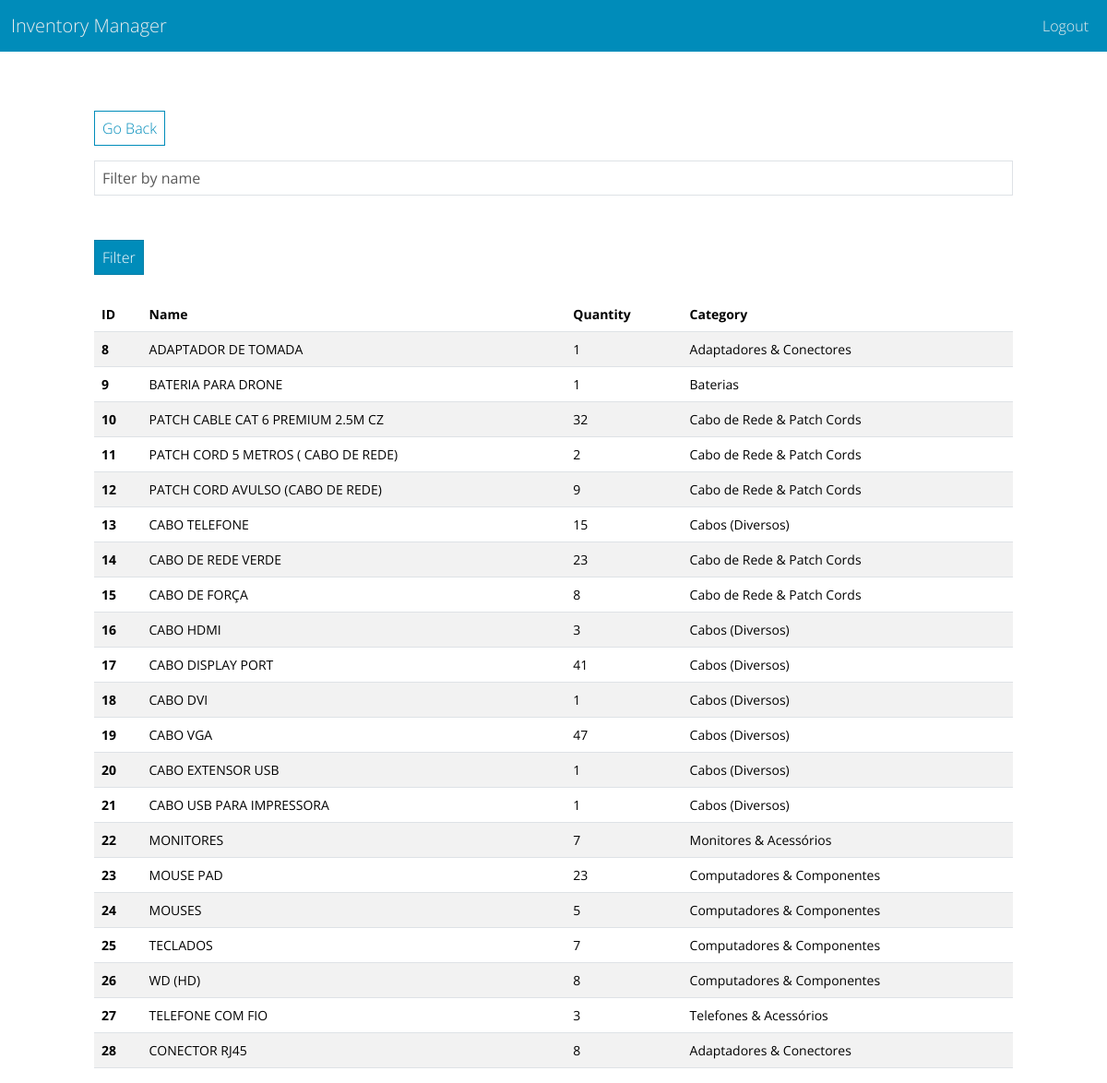
Screenshot of /item-filter/ (signed in) with the database file from the repository.
### inventory/models.py (models this page shows, shortened)
class InventoryItem(models.Model):
    name = models.CharField(max_length=200)
    quantity = models.IntegerField()
    category = models.ForeignKey('Category', on_delete=models.SET_NULL, blank = True, null = True)
    date_created = models.DateTimeField(auto_now_add=True)
    user = models.ForeignKey(User, on_delete=models.CASCADE)

class Category(models.Model):
    name = models.CharField(max_length=200)
    class Meta:
        verbose_name_plural = 'categories'

### inventory/views.py (the view)
# urls.py: path('item-filter/', ItemFilter.as_view(), name = 'item-filter'),
class ItemFilter(LoginRequiredMixin, View):
    def get(self, request):
        name = request.GET.get('name', '')
        items = InventoryItem.objects.filter(user=request.user).order_by('id')
        if name:
            items = items.filter(name__icontains=name)
        low_inventory_ids = items.filter(quantity__lte=LOW_QUANTITY).values_list('id', flat=True)
        context = {
            'items': items,
            'low_inventory_ids': low_inventory_ids,
            'name': name,  # Passa o valor do campo de input para o template
        }
        return render(request, 'inventory/item_filter.html', context)

### inventory/templates/inventory/item_filter.html
{% extends 'inventory/base.html' %}
{% load crispy_forms_tags %}
{% block content %}
<div class ="row">
    <div class="col-md-10 col-12 mx-auto mt-5">
        <a href="{% url 'dashboard'%}" class = "btn btn-outline-primary my-3"> Go Back</a>
    <form method="get" action="{% url 'item-filter' %}">
        <div class="form-group">
            <input
                type="text"
                name="name"
                class="form-control"
                placeholder="Filter by name"
                value="{{ name }}" >
        </div>
        <button type="submit" class="btn btn-primary mt-5">Filter</button>
    </form>
    <table class="table table-hover table-striped mt-4">
        <thead>
            <tr>
                <th scope="col">ID</th>
                <th scope="col">Name</th>
                <th scope="col">Quantity</th>
                <th scope="col">Category</th>
            </tr>
        </thead>
        <tbody>
            {% if items %}
                {% for item in items %}
                    <tr>
                        <th scope="row">{{ item.id }}</th>
                        <td>{{ item.name }}</td>
                        <td>{{ item.quantity }}</td>
                        <td>{{ item.category.name }}</td>
                    </tr>
                {% endfor %}
            {% else %}
                <tr>
                    <td colspan="4" class="text-center">No items found</td>
                </tr>
            {% endif %}
        </tbody>
    </table>
</div>
</div>
{% endblock content %}

### inventory/templates/inventory/base.html (shortened to what this page needs)
<!DOCTYPE html>
<html lang="en">
<head>
    <link href="https://bootswatch.com/5/yeti/bootstrap.min.css" rel = "stylesheet">
</head>
<body>
    {% include 'inventory/navigation.html' %}
    {% block content %}
    {% endblock content %}
</body>
</html>

### inventory/templates/inventory/navigation.html (shortened to what this page needs)
<nav class="navbar navbar-expand-lg bg-primary">
    <div class="container-fluid">
        <a class="navbar-brand text-light" href="{% url 'index' %}">Inventory Manager</a>
        <div class="collapse navbar-collapse justify-content-end" id="navbarNav">
            <ul class="navbar-nav">
                {% if user.is_authenticated %}
                    <li class="nav-item">
                        <form method="POST" action="{% url 'logout' %}" class="d-inline">
                            <button type="submit" class="btn btn-link text-light nav-link">Logout</button>
                        </form>
                    </li>
                {% endif %}
            </ul>
        </div>
    </div>
</nav>

### rows the page displays
InventoryItem: id "8", name "ADAPTADOR DE TOMADA", quantity "1", category.name "Adaptadores & Conectores"
InventoryItem: id "9", name "BATERIA PARA DRONE", quantity "1", category.name "Baterias"
InventoryItem: id "10", name "PATCH CABLE CAT 6 PREMIUM 2.5M CZ", quantity "32", category.name "Cabo de Rede & Patch Cords"
InventoryItem: id "11", name "PATCH CORD 5 METROS ( CABO DE REDE)", quantity "2", category.name "Cabo de Rede & Patch Cords"
InventoryItem: id "12", name "PATCH CORD AVULSO (CABO DE REDE)", quantity "9", category.name "Cabo de Rede & Patch Cords"
InventoryItem: id "13", name "CABO TELEFONE", quantity "15", category.name "Cabos (Diversos)"
InventoryItem: id "14", name "CABO DE REDE VERDE", quantity "23", category.name "Cabo de Rede & Patch Cords"
InventoryItem: id "15", name "CABO DE FORÇA", quantity "8", category.name "Cabo de Rede & Patch Cords"
InventoryItem: id "16", name "CABO HDMI", quantity "3", category.name "Cabos (Diversos)"
InventoryItem: id "17", name "CABO DISPLAY PORT", quantity "41", category.name "Cabos (Diversos)"
InventoryItem: id "18", name "CABO DVI", quantity "1", category.name "Cabos (Diversos)"
InventoryItem: id "19", name "CABO VGA", quantity "47", category.name "Cabos (Diversos)"
InventoryItem: id "20", name "CABO EXTENSOR USB", quantity "1", category.name "Cabos (Diversos)"
InventoryItem: id "21", name "CABO USB PARA IMPRESSORA", quantity "1", category.name "Cabos (Diversos)"
InventoryItem: id "22", name "MONITORES", quantity "7", category.name "Monitores & Acessórios"
InventoryItem: id "23", name "MOUSE PAD", quantity "23", category.name "Computadores & Componentes"
InventoryItem: id "24", name "MOUSES", quantity "5", category.name "Computadores & Componentes"
InventoryItem: id "25", name "TECLADOS", quantity "7", category.name "Computadores & Componentes"
InventoryItem: id "26", name "WD (HD)", quantity "8", category.name "Computadores & Componentes"
InventoryItem: id "27", name "TELEFONE COM FIO", quantity "3", category.name "Telefones & Acessórios"
InventoryItem: id "28", name "CONECTOR RJ45", quantity "8", category.name "Adaptadores & Conectores"
